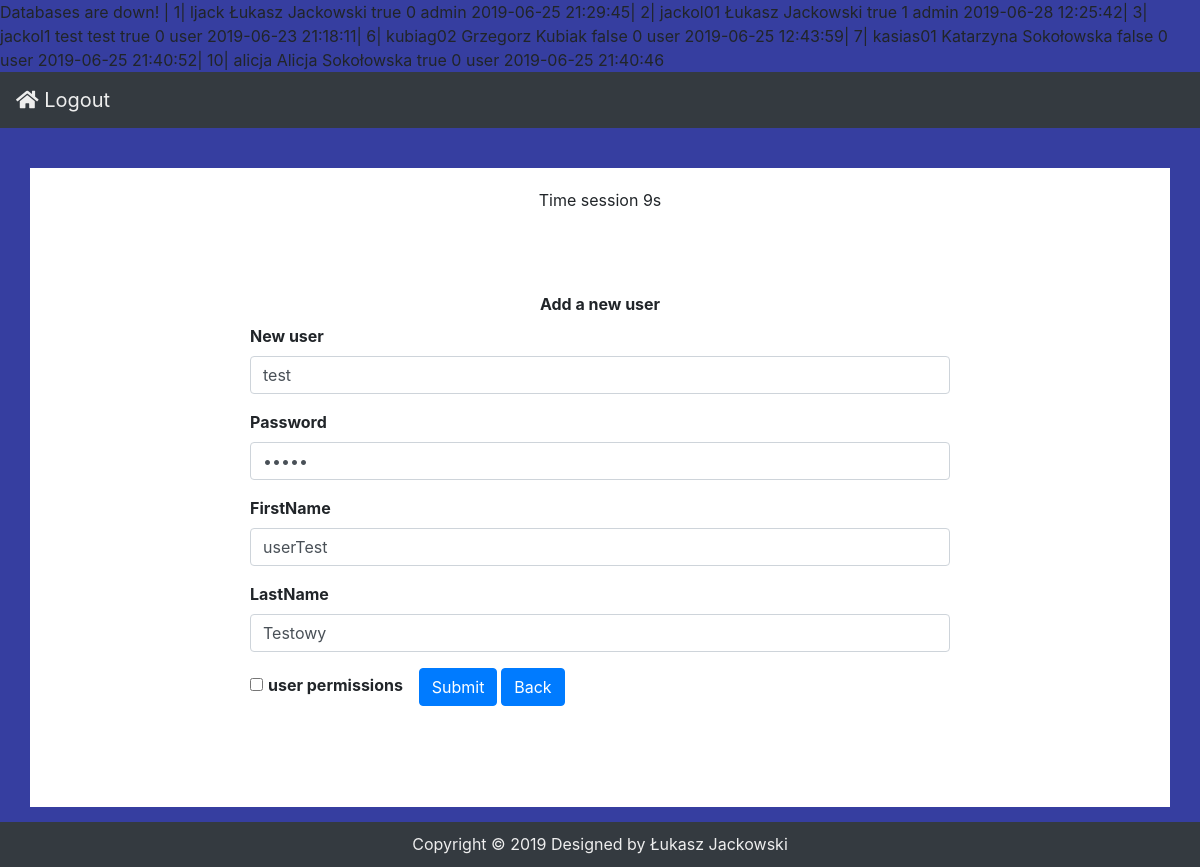
Screenshot of /user.php with the database file from the repository.
### tables this page shows
CREATE TABLE `users` (
  `id` int(11) NOT NULL,
  `login` varchar(50) NOT NULL DEFAULT '0',
  `password` char(100) NOT NULL DEFAULT '0',
  `firstName` varchar(50) NOT NULL DEFAULT '0',
  `lastName` varchar(50) NOT NULL DEFAULT '0',
  `isActive` set('true','false') NOT NULL DEFAULT 'true',
  `permission` set('admin','user') NOT NULL DEFAULT 'user',
  `authCounter` smallint(2) NOT NULL DEFAULT '0',
  `update_time` timestamp NOT NULL DEFAULT CURRENT_TIMESTAMP ON UPDATE CURRENT_TIMESTAMP
);

### user.php (the view, shortened to what this page needs)
<?php
	require_once "conf_db/config.php";
	$sql = 'select * from users';
	$result = mysqli_query($link,$sql);
	while($row = mysqli_fetch_assoc($result)) {
		echo "| ". $row['id'] ."| ". $row['login'] ." ". $row['firstName'] ." ". $row['lastName'] ." ". $row['isActive'] . " " . $row['authCounter'] ." ". $row['permission'] ." ". $row['update_time'];
	}
?>
<!DOCTYPE html>
<html lang="en">
<head>
	<link rel="stylesheet" href="https://stackpath.bootstrapcdn.com/bootstrap/4.3.0/css/bootstrap.min.css">
	<link href="https://stackpath.bootstrapcdn.com/font-awesome/4.7.0/css/font-awesome.min.css" rel="stylesheet">
		<link rel="stylesheet" href="style.css">
	<link rel="stylesheet" href="https://use.fontawesome.com/releases/v5.7.2/css/all.css">
	<link rel="stylesheet" href="https://cdnjs.cloudflare.com/ajax/libs/uikit/3.0.3/css/uikit.min.css" />
</head>
<body>
      <nav class="navbar navbar-expand-lg bg-dark">
		<a class="navbar-brand" href="logout.php"> <i class="fas fa-home"></i> Logout</a>
	  </nav>
<div class="container color_white">
	<div id="time"></div>
	<div class="col-md-8 mx-auto bg-form-reset">
		<center><label>Add a new user</label></center>
		<form action="<?php echo htmlspecialchars($_SERVER["PHP_SELF"]); ?>" method="post">
			<div class="form-group ">
				<label>New user</label>
				<input type="text" class="form-control" name="inputLogin" id="inputLogin" placeholder="Login" autofocus value="test"/>
			</div>
			<div class="form-group">
				<label>Password</label>
				<input type="password" class="form-control" name="inputPassword" id="inputPassword" placeholder="Password" value="testy"/>
			</div>
				<div class="form-group">
				<label>FirstName</label>
				<input type="text" class="form-control" name="inputFirstName" id="inputFirstName" placeholder="FirstName" value="userTest" />
			</div>
			<div class="form-group">
				<label>LastName</label>
				<input type="text" class="form-control" name="inputLastName" id="inputLastName" placeholder="LastName" value="Testowy" />
			</div>
			<div class="form-check form-check-inline">
				<input class="form-check-input" type="checkbox" name="checkBoxPer" id="checkBoxPer" />
				<label class="form-check-label" for="inlineCheckbox1" id="label">user permissions</label>
			</div>
				<button type="submit" class="btn btn-primary" id="btn_submit">Submit</button>
				<a href="welcome.php" class="btn btn-primary">Back</a>
		</form>
	</div>
</div>
	<nav class="navbar-fixed-bottom">
		<div class="footer text-center bg-dark">
			Copyright &copy; <?php echo date("o") ?> Designed by Łukasz Jackowski
		</div>
	</nav>
</body>
</html>

### style.css (style rules this page uses)
body { background-color: #363EA0 !important; z-index: 1; }
nav a { color: #eeeeee; }
.footer { position: fixed; width: 100%; bottom: 0px; height: auto; line-height: 45px; color: #eeeeee; z-index: 1; }
.color_white { text-align: center; background-color: white; margin-top: 40px; margin-bottom: 60px; padding-top: 20px; padding-bottom: 5px; position: left; }
.bg-form-reset { font-weight: bold; text-align: left; margin: 60px; padding: 20px; }

### rows the page displays
users: id "1", login "ljack", firstName "Łukasz", lastName "Jackowski", isActive "true", authCounter "0", permission "admin", update_time "2019-06-25 21:29:45"
users: id "2", login "jackol01", firstName "Łukasz", lastName "Jackowski", isActive "true", authCounter "1", permission "admin", update_time "2019-06-28 12:25:42"
users: id "3", login "jackol1", firstName "test", lastName "test", isActive "true", authCounter "0", permission "user", update_time "2019-06-23 21:18:11"
users: id "6", login "kubiag02", firstName "Grzegorz", lastName "Kubiak", isActive "false", authCounter "0", permission "user", update_time "2019-06-25 12:43:59"
users: id "7", login "kasias01", firstName "Katarzyna", lastName "Sokołowska", isActive "false", authCounter "0", permission "user", update_time "2019-06-25 21:40:52"
users: id "10", login "alicja", firstName "Alicja", lastName "Sokołowska", isActive "true", authCounter "0", permission "user", update_time "2019-06-25 21:40:46"
